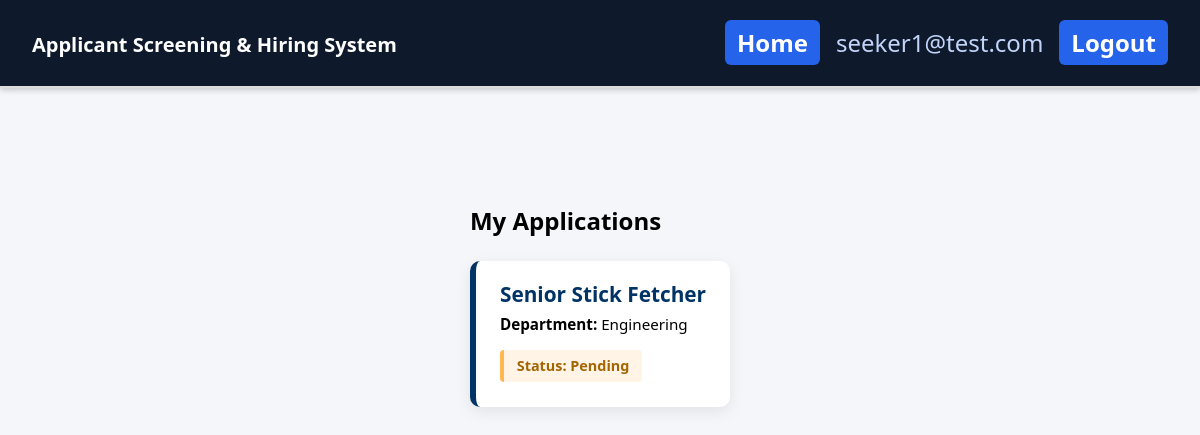
/applications/ (signed in), run on the app's committed database.
### core/models.py (models this page shows, shortened)
class User(AbstractBaseUser, PermissionsMixin):
    ROLE_CHOICES = (
        ('ADMIN', 'Admin'),
        ('RECRUITER', 'Recruiter'),
        ('JOBSEEKER', 'Job Seeker'),
    )
    email = models.EmailField(unique=True)
    role = models.CharField(max_length=20, choices=ROLE_CHOICES)
    is_active = models.BooleanField(default=True)
    is_staff = models.BooleanField(default=False)
    objects = UserManager()
    USERNAME_FIELD = 'email'
    REQUIRED_FIELDS = ['role']

class Application(models.Model):
    STATUS_CHOICES = [("Pending","Pending"),("Shortlisted","Shortlisted"),
                      ("Rejected","Rejected")]
    application_id = models.AutoField(primary_key=True)
    job        = models.ForeignKey(JobListings, on_delete=models.CASCADE, related_name="applications")
    applicant  = models.ForeignKey(Applicant, on_delete=models.CASCADE, related_name="applications")
    status     = models.CharField(max_length=20, choices=STATUS_CHOICES, default="Pending")
    date_applied = models.DateField(auto_now_add=True)

class JobListings(models.Model):
    job_id      = models.AutoField(primary_key=True)
    recruiter   = models.ForeignKey(Recruiter, on_delete=models.CASCADE, related_name="jobs")
    department  = models.ForeignKey(Department, on_delete=models.CASCADE, related_name="jobs")
    title       = models.CharField(max_length=100)
    description = models.TextField(blank=True, null=True)
    salary      = models.DecimalField(max_digits=10, decimal_places=2, null=True, blank=True)
    requirements= models.TextField(blank=True, null=True)
    posted_date = models.DateField()
    is_active   = models.BooleanField(default=True)  # Add this field for job status management

class Department(models.Model):
    department_id = models.AutoField(primary_key=True)
    name          = models.CharField(max_length=100)

### core/views.py (the view)
# urls.py: path("applications/",            views.applications, name="applications"),
@login_required("JOBSEEKER")
def applications(request):
    apps = Application.objects.filter(applicant=_applicant(request)).select_related("job")
    return render(request, "core/applications/list.html", {"apps": apps})

### core/views.py (called while the page is built)
def login_required(role=None):
    def decorator(view_func):
        @wraps(view_func)
        def wrapper(request, *args, **kwargs):
            if "user_id" not in request.session:
                return redirect("login")
            if role and request.session.get("role") != role:
                return redirect("dashboard")
            return view_func(request, *args, **kwargs)
        return wrapper
    return decorator

def _applicant(request) -> Applicant:
    return Applicant.objects.get_or_create(user_id=request.session["user_id"])[0]

### templates/core/applications/list.html (shortened to what this page needs)
{% extends 'core/base.html' %}
{% block content %}
<div class="application-container">
    <h2 style="margin-bottom: 1.5rem;">My Applications</h2>
    {% if apps %}
        {% for app in apps %}
            <div class="application-card">
                <h3>{{ app.job.title }}</h3>
                <p><strong>Department:</strong> {{ app.job.department.name }}</p>
                <p class="status {% if app.status == 'Selected' %}selected{% else %}pending{% endif %}">
                    Status: {{ app.status }}
                </p>
            </div>
        {% endfor %}
    {% else %}
        <p>You haven't applied to any jobs yet.</p>
    {% endif %}
</div>
{% endblock %}

### templates/core/base.html (shortened to what this page needs)
<!DOCTYPE html>
{% load static %}
<html lang="en">
<head>
    <link rel="stylesheet" href="{% static 'css/style.css' %}">
</head>
<body>
    {% if user.is_authenticated %}
    <header class="topbar">
        <div class="topbar-left">
            <span class="logo">Applicant Screening & Hiring System</span>
        </div>
        <div class="topbar-right">
            {% if request.session.role == "ADMIN" %}
                <a href="{% url 'admin_dashboard' %}" class="btn-nav">Home</a>
            {% elif request.session.role == "RECRUITER" %}
                <a href="{% url 'recruiter_dashboard' %}" class="btn-nav">Home</a>
            {% elif request.session.role == "JOBSEEKER" %}
                <a href="{% url 'applicant_dashboard' %}" class="btn-nav">Home</a>
            {% endif %}
            <span class="welcome-msg">{{ user.email }}</span>
            <a href="{% url 'logout' %}" class="btn-nav">Logout</a>
        </div>
    </header>
    {% endif %}
    <main>
        {% block content %}
        {% endblock %}
    </main>
</body>
</html>

### static/css/style.css (style rules this page uses)
body { margin: 0; font-family: 'Segoe UI', Tahoma, Geneva, Verdana, sans-serif; background-color: #f4f6f9; }
header { background-color: #003366; color: white; padding: 1.2rem; text-align: center; font-size: 1.5rem; font-weight: bold; border-bottom: 2px solid #ddd; }
main { display: flex; justify-content: center; align-items: center; padding: 2rem; }
.application-container { max-width: 900px; margin: 3rem auto; padding: 1rem; }
.application-card { background-color: white; border-left: 6px solid #003366; margin-bottom: 1.5rem; padding: 1.2rem 1.5rem; border-radius: 10px; box-shadow: 0 5px 15px rgba(0,0,0,0.08); transition: transform 0.2s ease; }
.application-card h3 { margin: 0; font-size: 1.3rem; color: #003366; }
.application-card p { margin: 0.4rem 0; }
.application-card .status { margin-top: 0.6rem; font-weight: 600; display: inline-block; padding: 0.4rem 0.8rem; border-radius: 4px; font-size: 0.9rem; }
.status.pending { background-color: #fff4e5; color: #a46400; border-left: 4px solid #ffb84d; }
.application-card p { margin: 0.4rem 0; font-size: 0.95rem; }
.topbar { display: flex; justify-content: space-between; align-items: center; background-color: #0e1a2b; color: white; padding: 0.8rem 2rem; height: 60px; position: sticky; top: 0; z-index: 1000; box-shadow: 0 2px 6px rgba(0,0,0,0.2); }
.topbar-left .logo { font-size: 1.25rem; font-weight: 600; color: #ffffff; }
.topbar-right { display: flex; align-items: center; gap: 1rem; }
.topbar-right .welcome-msg { color: #c2d4f9; font-weight: 500; }
.btn-nav { background-color: #2563eb; color: white; padding: 6px 12px; border-radius: 6px; text-decoration: none; transition: background-color 0.2s ease; }

### data on the page
User: email "seeker1@test.com"
Application: job "Senior Stick Fetcher", job.department.name "Engineering", status "Pending"
